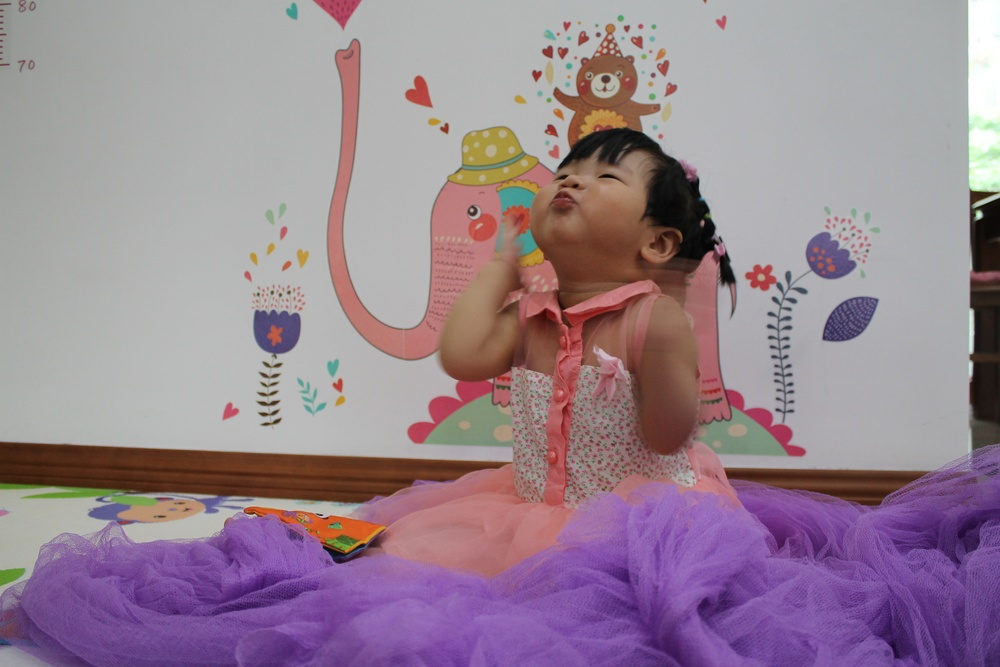
//> input picture image/daughter.jpg, 1000 x 667 px, shrunk from 4272 x 2848 before the run
$ ./threshold ../image/daughter.jpg   (built with g++ and OpenCV 4)
//> lines starting //> are read from the running program, lines starting //| are printed output that depends on the picture; after the words box and inside, x2 and y2 are one past the last pixel; in counts of white or black regions, pixels touching at a corner belong together
#include <opencv2/imgproc.hpp>
#include <opencv2/highgui.hpp>
#include <opencv2/core/utils/filesystem.hpp>

using namespace cv;

//-----------------------------------------------------------------------------
// 模糊
class AppThreshold
{
  public:
	AppThreshold() {}
	~AppThreshold() {}
	void Run(const String &filename);

  private:
	void Show(ThresholdTypes type, ThresholdTypes flag, double thresh, double maxval);
	ThresholdTypes ThresholdType(int pos);
	ThresholdTypes ThresholdFlag(int pos);
	String ThresholdTypeName(ThresholdTypes type);
	String ThresholdTypeDescription(ThresholdTypes type);
	static void TrackbarCallbackType(int pos, void *userdata);
	static void TrackbarCallbackFlag(int pos, void *userdata);
	static void TrackbarCallbackThresh(int pos, void *userdata);
	static void TrackbarCallbackMaxval(int pos, void *userdata);

  private:
	Mat m_image_src;
	Mat m_image_dst;
	ThresholdTypes m_type;
	ThresholdTypes m_flag;
	double m_thresh;
	double m_maxval;
	String m_imgname;
	String m_winname;
	String m_trackbarname_type;
	String m_trackbarname_flag;
	String m_trackbarname_thresh;
	String m_trackbarname_maxval;
};

void AppThreshold::Run(const String &filename)
{
//> called with filename = "../image/daughter.jpg"
	if (filename.empty())
		return;

	m_winname = "read mode";
	namedWindow(m_winname, WINDOW_NORMAL); // 窗口控制大小

	m_imgname = filename;
	m_image_src = imread(m_imgname, ImreadModes::IMREAD_GRAYSCALE);
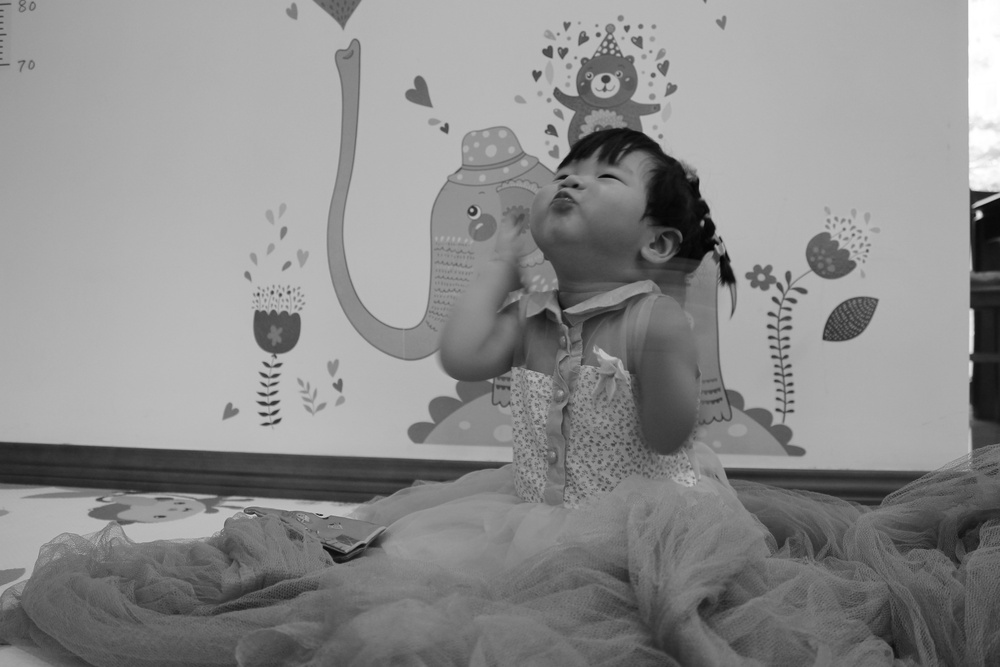
//> m_image_src: 667 rows x 1000 cols, CV_8UC1; min 3, max 255, mean 139.7

	m_trackbarname_type = "Type";
	int pos_type = 0;
	int count_type = 4;
	createTrackbar(m_trackbarname_type, m_winname, &pos_type, count_type, TrackbarCallbackType, (void *)this);
//> slider 'Type' is set to 1

	if (m_image_src.type() == CV_8UC1)
	{
		m_trackbarname_flag = "flag";
		int pos_flag = 0;
		int count_flag = 2;
		createTrackbar(m_trackbarname_flag, m_winname, &pos_flag, count_flag, TrackbarCallbackFlag, (void *)this);
//> slider 'flag' is set to 1
	}

	m_trackbarname_thresh = "Thresh";
	int pos_thresh = 0;
	int count_thresh = 255;
	createTrackbar(m_trackbarname_thresh, m_winname, &pos_thresh, count_thresh, TrackbarCallbackThresh, (void *)this);
//> slider 'Thresh' is set to 85

	m_trackbarname_maxval = "Maxval";
	int pos_maxval = 255;
	int count_maxval = 255;
	createTrackbar(m_trackbarname_maxval, m_winname, &pos_maxval, count_maxval, TrackbarCallbackMaxval, (void *)this);

	// 非空格关闭后再显示
	do
	{
		m_type = ThresholdType(pos_type);
		m_flag = (ThresholdTypes)0;
		m_thresh = 1.0 * pos_thresh;
		m_maxval = 1.0 * pos_maxval;
		imshow(m_winname, m_image_src);
	} while (waitKey() != 32);
}

void AppThreshold::Show(ThresholdTypes type, ThresholdTypes flag, double thresh, double maxval)
{
//> called with thresh = 85, maxval = 255
	m_type = type;
	m_flag = flag;
	m_thresh = thresh;
	m_maxval = maxval;
	double ret_threshold = threshold(m_image_src, m_image_dst, m_thresh, m_maxval, m_type | m_flag);
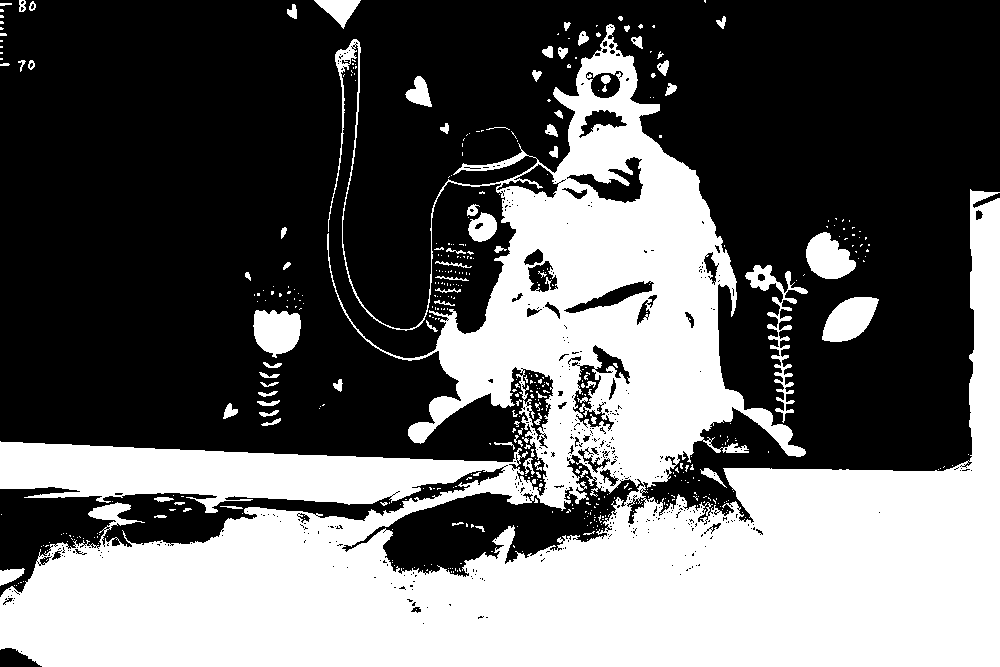
//> m_image_dst: 667 rows x 1000 cols, CV_8UC1; 39.9% white; 472 white regions (394 under 20 px), largest, box (x1, y1, x2, y2) and area: (0, 24, 1000, 667) 252414, (745, 265, 808, 423) 1740, (253, 310, 301, 358) 1737
	imshow(m_winname, m_image_dst);
	String overlay;
	overlay += ThresholdTypeName(type);
//> overlay = " 1  - THRESH_BINARY_INV"
	overlay += "\n";
	overlay += ThresholdTypeDescription(type);
	overlay += "\n";
	if(m_flag & THRESH_OTSU)
	{
		overlay += ThresholdTypeName(THRESH_OTSU);
		overlay += "\n";
		overlay += ThresholdTypeDescription(THRESH_OTSU);
		overlay += "\n";
	}
	if(m_flag & THRESH_TRIANGLE)
	{
		overlay += ThresholdTypeName(THRESH_TRIANGLE);
		overlay += "\n";
		overlay += ThresholdTypeDescription(THRESH_TRIANGLE);
		overlay += "\n";
	}
	char tmp[256] = "";
	sprintf(tmp, "thresh(%f) maxval(%f) threshold(%f)", m_thresh, m_maxval, ret_threshold);
	overlay += tmp;
	displayOverlay(m_winname, overlay);
}

ThresholdTypes AppThreshold::ThresholdType(int pos)
{
	switch (pos)
	{
	case 0:
		return THRESH_BINARY;
	case 1:
		return THRESH_BINARY_INV;
	case 2:
		return THRESH_TRUNC;
	case 3:
		return THRESH_TOZERO;
	case 4:
		return THRESH_TOZERO_INV;
	case 5:
		return THRESH_MASK;
	case 6:
		return THRESH_OTSU;
	case 7:
		return THRESH_TRIANGLE;
	default:
		return THRESH_MASK;
	}
}

ThresholdTypes AppThreshold::ThresholdFlag(int pos)
{
	switch (pos)
	{
	case 1:
		return THRESH_OTSU;
	case 2:
		return THRESH_TRIANGLE;
	default:
		return (ThresholdTypes)0;
	}
}

String AppThreshold::ThresholdTypeName(ThresholdTypes type)
{
	switch (type)
	{
	case THRESH_BINARY:
		return " 0  - THRESH_BINARY";
	case THRESH_BINARY_INV:
		return " 1  - THRESH_BINARY_INV";
	case THRESH_TRUNC:
		return " 2  - THRESH_TRUNC";
	case THRESH_TOZERO:
		return " 3  - THRESH_TOZERO";
	case THRESH_TOZERO_INV:
		return " 4  - THRESH_TOZERO_INV";
	case THRESH_MASK:
		return " 7  - THRESH_MASK";
	case THRESH_OTSU:
		return " 8  - THRESH_OTSU";
	case THRESH_TRIANGLE:
		return " 16 - THRESH_TRIANGLE";
	default:
		return " X - error";
	}
}

String AppThreshold::ThresholdTypeDescription(ThresholdTypes type)
{
	switch (type)
	{
	case THRESH_BINARY:
		return "if src(x,y) > thresh, dst(x,y) = maxval;\n otherwise, dst(x,y) = 0.";
	case THRESH_BINARY_INV:
		return "if src(x,y) > thresh, dst(x,y) = 0;\n otherwise, dst(x,y) = maxval.";
	case THRESH_TRUNC:
		return "if src(x,y) > thresh, dst(x,y) = threshold;\n otherwise, dst(x,y) = src(x,y).";
	case THRESH_TOZERO:
		return "if src(x,y) > thresh, dst(x,y) = src(x,y);\n otherwise, dst(x,y) = 0.";
	case THRESH_TOZERO_INV:
		return "if src(x,y) > thresh, dst(x,y) = 0;\n otherwise, dst(x,y) = src(x,y).";
	case THRESH_MASK:
		return "";
	case THRESH_OTSU:
		return "flag, use Otsu algorithm to choose the optimal threshold value";
	case THRESH_TRIANGLE:
		return "flag, use Triangle algorithm to choose the optimal threshold value";
	default:
		return " X - error";
	}
}

void AppThreshold::TrackbarCallbackType(int pos, void *usedata)
{
	AppThreshold *thisobj = (AppThreshold *)usedata;
	ThresholdTypes type = thisobj->ThresholdType(pos);
	if (type != thisobj->m_type)
		thisobj->Show(type, thisobj->m_flag, thisobj->m_thresh, thisobj->m_maxval);
}

void AppThreshold::TrackbarCallbackFlag(int pos, void *usedata)
{
	AppThreshold *thisobj = (AppThreshold *)usedata;
	ThresholdTypes flag = thisobj->ThresholdFlag(pos);
	if (flag != thisobj->m_flag)
		thisobj->Show(thisobj->m_type, flag, thisobj->m_thresh, thisobj->m_maxval);
}

void AppThreshold::TrackbarCallbackThresh(int pos, void *usedata)
{
	AppThreshold *thisobj = (AppThreshold *)usedata;
	double thresh = 1.0 * pos;
	if (thresh != thisobj->m_thresh)
		thisobj->Show(thisobj->m_type, thisobj->m_flag, thresh, thisobj->m_maxval);
}

void AppThreshold::TrackbarCallbackMaxval(int pos, void *usedata)
{
	AppThreshold *thisobj = (AppThreshold *)usedata;
	double maxval = 1.0 * pos;
	if (maxval != thisobj->m_maxval)
		thisobj->Show(thisobj->m_type, thisobj->m_flag, thisobj->m_thresh, maxval);
}

//-----------------------------------------------------------------------------

int main(int argc, char *argv[])
{
	if (argc != 2)
	{
		printf("argc error !");
		return 0;
	}

	printf("cwd = %s\n", utils::fs::getcwd().c_str());

	AppThreshold app;
	app.Run(argv[1]);

	return 0;
}
